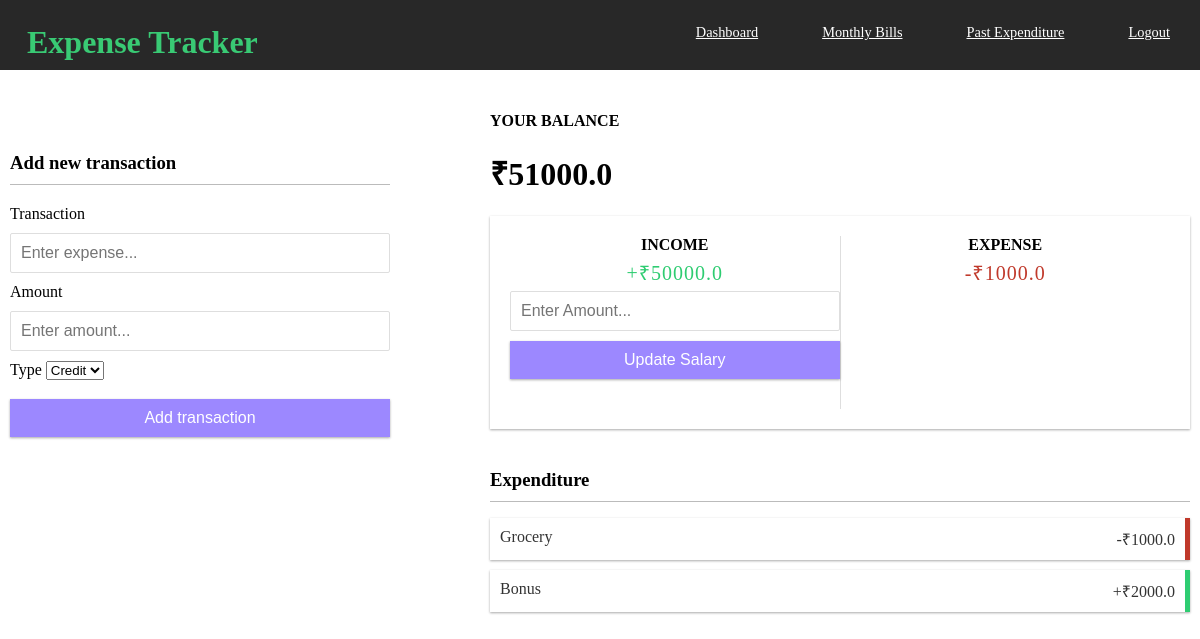
Before: / (signed in) with the older database file.
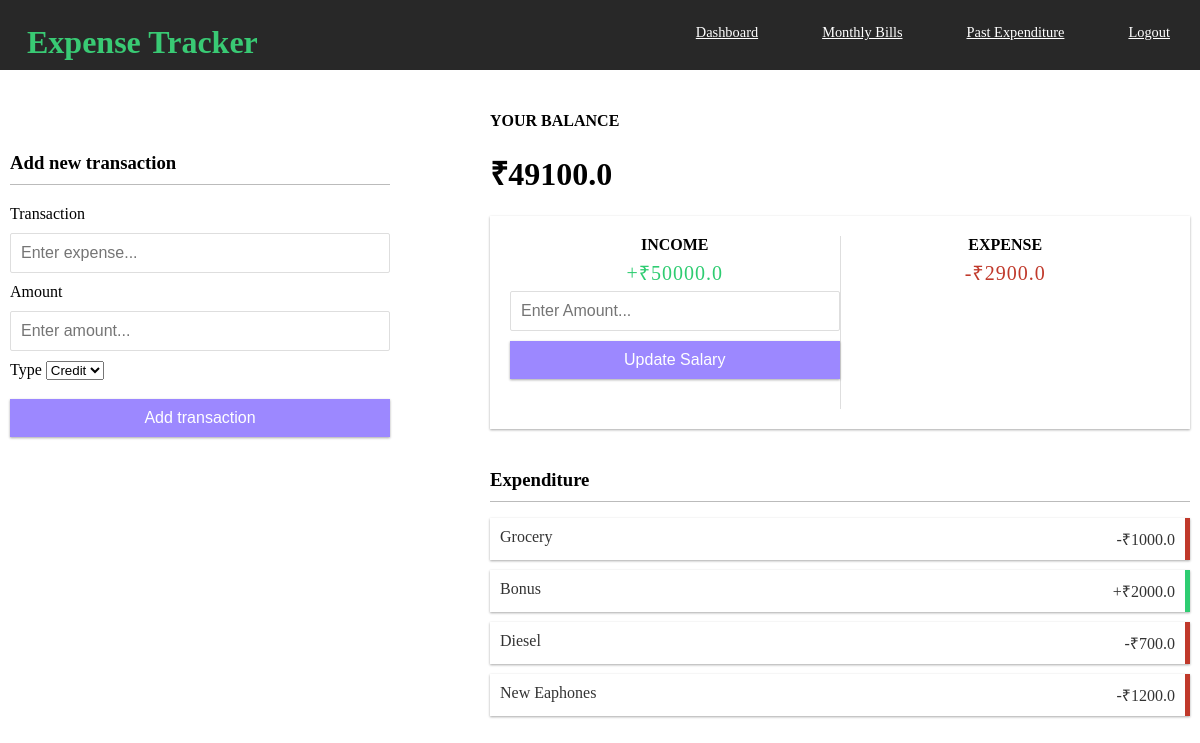
After: the same page with the newer database file.
### users/models.py (models this page shows, shortened)
class Profile(models.Model):
    user = models.ForeignKey(User , on_delete=models.CASCADE)
    income = models.FloatField(default=0)
    expenses = models.FloatField(default=0)
    balance = models.FloatField(default=0)

### home/models.py (models this page shows, shortened)
class Expense(models.Model):
    user = models.ForeignKey(User , on_delete=models.CASCADE)
    name = models.CharField(max_length=100)
    amount = models.FloatField()
    expense_type = models.CharField(max_length=100 , choices=TYPE)

### home/views.py (the view, shortened to what this page needs)
# urls.py: 2. Add a URL to urlpatterns:  path('', views.home, name='home')
@login_required
def home(request):
    profile = Profile.objects.filter(user = request.user).first()
    expenses = Expense.objects.filter(user = request.user)
    context = {'profile' : profile , 'expenses' : expenses}
    return render(request , 'home/home.html' , context)

### templates/home/home.html (shortened to what this page needs)
{% extends "home/base.html" %}
{% load static %}
{% block head %}
      <link rel="stylesheet" type="text/css" href="{% static 'home/main.css' %}">
{% endblock %}
{% block body %}
<div class="container">
  <h4>Your Balance</h4>
  <h1 id="balance">₹{{profile.balance}}</h1>
  <div class="inc-exp-container">
    <div>
      <h4>Income</h4>
      <p id="money-plus" class="money plus">+₹{{profile.income}}</p>
      <form id="salary" method="POST">
        <div class="form-control">
          <input type="text" required name="salary" id="text" placeholder="Enter Amount..." />
        </div>
        <button class="btn" type="submit">Update Salary</button>
      </form>
    </div>
    <div>
      <h4>Expense</h4>
      <p id="money-minus" class="money minus">-₹{{profile.expenses}}</p>
    </div>
  </div>
  <h3>Expenditure</h3>
  <ul id="list" class="list">
    {% for expense in expenses%}
    {% if expense.expense_type == 'Positive'%}
    <li class="plus">
      {{expense.name}} <span>+₹{{expense.amount}}</span>
    </li>
    {% else %}
    <li class="minus">
      {{expense.name}} <span>-₹{{expense.amount}}</span>
    </li>
    {% endif %}
    {% endfor %}
  </ul>
</div>
<div class="transactor">
  <h3 >Add new transaction</h3>
  <form id="form" method="POST">
    <div class="form-control">
      <label for="text">Transaction</label>
      <input type="text" required name="text" id="text" placeholder="Enter expense..." />
    </div>
    <div class="form-control">
      <label for="amount">Amount</label>
      <input type="number" required name="amount" id="amount" placeholder="Enter amount..." />
    </div>
    <div class="form-control">
      <label for="text">Type</label>
      <select name="expense_type" required class="form-control">
        <option value="Positive">Credit</option>
      </select>
    </div>
    <button class="btn" type="submit">Add transaction</button>
  </form>
  </div>
{% endblock %}

Changed rows visible on the page:
changed Profile: balance "51000.0" → "49100.0"; expenses "1000.0" → "2900.0"
added Expense: name "Diesel", amount "700.0"
added Expense: name "New Eaphones", amount "1200.0"
